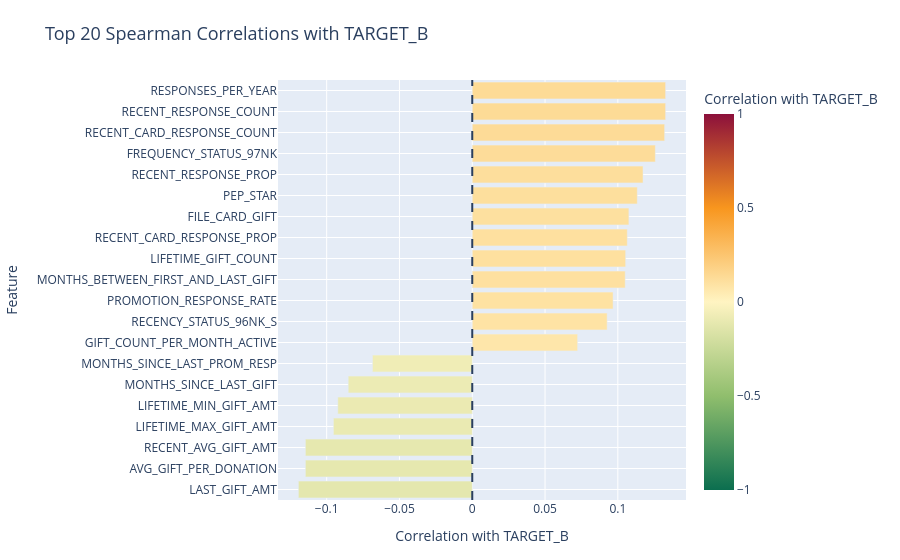

Notebook source saved alongside this figure:
### Code cell
"""2. Spearman correlation with the target (filter)"""
CORRELATION_THRESHOLD = 0.05  # weak association cutoff for this dataset

spearman_df = X_train_prep_df.assign(TARGET_B=y_train.values)
fig = plot_target_correlation(
    spearman_df,
    target="TARGET_B",
    method="spearman",
    top_n=20,
    title="Top 20 Spearman Correlations with TARGET_B",
)
fig.show()

spearman_with_target = (
    spearman_df.corr(method="spearman")["TARGET_B"]
    .drop(labels=["TARGET_B"])
    .dropna()
)
spearman_selected = spearman_with_target[spearman_with_target.abs() >= CORRELATION_THRESHOLD].index.tolist()
print(f"Features with |Spearman| >= {CORRELATION_THRESHOLD}: {len(spearman_selected)}")

### Figure 1 — Plotly figure (JSON) as saved in the notebook; plotly's stock layout.template omitted (floating-point values rounded to 4 significant figures)
{"data": [{"alignmentgroup": "True", "hovertemplate": "Correlation with TARGET_B=%{marker.color}<br>Feature=%{y}<extra></extra>", "legendgroup": "", "marker": {"color": [-0.1194, -0.1146, -0.1146, -0.09538, -0.09234, -0.08521, -0.06854, 0.07239, 0.09267, 0.09673, 0.1051, 0.1054, 0.1065, 0.1076, 0.1134, 0.1173, 0.1258, 0.1321, 0.1328, 0.1328], "coloraxis": "coloraxis", "pattern": {"shape": ""}}, "name": "", "offsetgroup": "", "orientation": "h", "showlegend": false, "textposition": "auto", "type": "bar", "x": [-0.1194, -0.1146, -0.1146, -0.09538, -0.09234, -0.08521, -0.06854, 0.07239, 0.09267, 0.09673, 0.1051, 0.1054, 0.1065, 0.1076, 0.1134, 0.1173, 0.1258, 0.1321, 0.1328, 0.1328], "xaxis": "x", "y": ["LAST_GIFT_AMT", "AVG_GIFT_PER_DONATION", "RECENT_AVG_GIFT_AMT", "LIFETIME_MAX_GIFT_AMT", "LIFETIME_MIN_GIFT_AMT", "MONTHS_SINCE_LAST_GIFT", "MONTHS_SINCE_LAST_PROM_RESP", "GIFT_COUNT_PER_MONTH_ACTIVE", "RECENCY_STATUS_96NK_S", "PROMOTION_RESPONSE_RATE", "MONTHS_BETWEEN_FIRST_AND_LAST_GIFT", "LIFETIME_GIFT_COUNT", "RECENT_CARD_RESPONSE_PROP", "FILE_CARD_GIFT", "PEP_STAR", "RECENT_RESPONSE_PROP", "FREQUENCY_STATUS_97NK", "RECENT_CARD_RESPONSE_COUNT", "RECENT_RESPONSE_COUNT", "RESPONSES_PER_YEAR"], "yaxis": "y"}], "layout": {"barmode": "relative", "coloraxis": {"cmax": 1, "cmin": -1, "colorbar": {"tickfont": {"color": "#2A3F5F"}, "title": {"font": {"color": "#2A3F5F"}, "text": "Correlation with TARGET_B"}}, "colorscale": [[0, "#0B6E4F"], [0.25, "#90BE6D"], [0.5, "#FFF4C2"], [0.75, "#F8961E"], [1, "#8C103B"]]}, "font": {"color": "#2A3F5F"}, "legend": {"bgcolor": "rgba(255,255,255,0.75)", "bordercolor": "rgba(0,0,0,0)", "font": {"color": "#2A3F5F"}, "tracegroupgap": 0}, "margin": {"b": 60, "l": 80, "r": 40, "t": 80}, "paper_bgcolor": "#FFFFFF", "plot_bgcolor": "#E5ECF6", "shapes": [{"line": {"color": "#2A3F5F", "dash": "dash"}, "type": "line", "x0": 0, "x1": 0, "xref": "x", "y0": 0, "y1": 1, "yref": "y domain"}], "title": {"font": {"color": "#2A3F5F", "size": 18}, "text": "Top 20 Spearman Correlations with TARGET_B"}, "xaxis": {"anchor": "y", "domain": [0, 1], "gridcolor": "#FFFFFF", "showgrid": true, "tickfont": {"color": "#2A3F5F"}, "title": {"font": {"color": "#2A3F5F"}, "text": "Correlation with TARGET_B"}, "zeroline": false}, "yaxis": {"anchor": "x", "categoryorder": "total ascending", "domain": [0, 1], "gridcolor": "#FFFFFF", "showgrid": true, "tickfont": {"color": "#2A3F5F"}, "title": {"font": {"color": "#2A3F5F"}, "text": "Feature"}, "zeroline": false}}}
